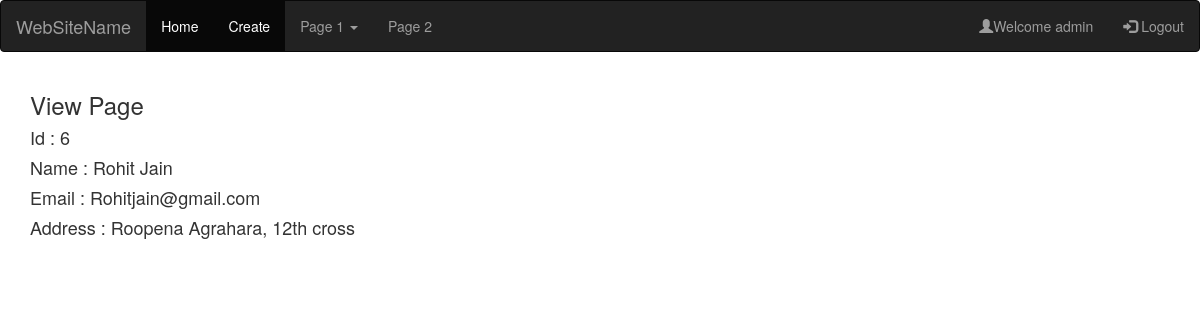
/crud/view?id=6 (signed in), run on the app's committed database.
### testapp/models.py (models this page shows)
class Employee(models.Model):
    emp_name = models.CharField(max_length=100)
    emp_email = models.EmailField(unique=True)
    emp_address = models.CharField(max_length=250)
    class Meta:
        db_table = 'employee'

### crud/views.py (the view)
def view(req):
    id = req.GET['id']
    data = Employee.objects.get(id=id)
    return render(req, 'crud/view.html',{'data':data})

### crud/templates/crud/view.html (shortened to what this page needs)
{% extends 'header.html' %}
{% block content %}
{% load crispy_forms_tags %}
<h3>View Page </h3>
<h4>Id : {{ data.id }}</h4>
<h4>Name : {{ data.emp_name }}</h4>
<h4>Email : {{ data.emp_email }}</h4>
<h4>Address : {{ data.emp_address }}</h4>
{% endblock %}

### testapp/templates/header.html (shortened to what this page needs)
<!DOCTYPE html>
<html lang="en">
<head>
    <link rel="stylesheet" href="https://maxcdn.bootstrapcdn.com/bootstrap/3.4.0/css/bootstrap.min.css">
</head>
<body>
<nav class="navbar navbar-inverse">
    <div class="container-fluid">
        <div class="navbar-header">
            <a class="navbar-brand" href="#">WebSiteName</a>
        </div>
        <ul class="nav navbar-nav">
            <li class="active"><a href="index">Home</a></li>
            <li class="active"><a href="create">Create</a></li>
            <li class="dropdown"><a class="dropdown-toggle" data-toggle="dropdown" href="#">Page 1 <span
                    class="caret"></span></a>
            </li>
            <li><a href="#">Page 2</a></li>
        </ul>
        <ul class="nav navbar-nav navbar-right">
            {% if request.user.username %}
            <li><a href="#"><span class="glyphicon glyphicon-user"></span>Welcome {{ request.user.username }} </a></li>
            <li><a href="/logout"><span class="glyphicon glyphicon-log-in"></span> Logout </a></li>
            {% else %}
            <li><a href="/signup"><span class="glyphicon glyphicon-user"></span> Sign Up</a></li>
            <li><a href="/signin"><span class="glyphicon glyphicon-log-in"></span> Login</a></li>
            {% endif %}
        </ul>
    </div>
</nav>
<div class="container">
    {% block content %}
    {% endblock %}
</div>
</body>
</html>

### data on the page
Employee: id "6", emp_name "Rohit Jain", emp_email "Rohitjain@gmail.com", emp_address "Roopena Agrahara, 12th cross"

### other printed values
{{ request.user.username }} "admin"
